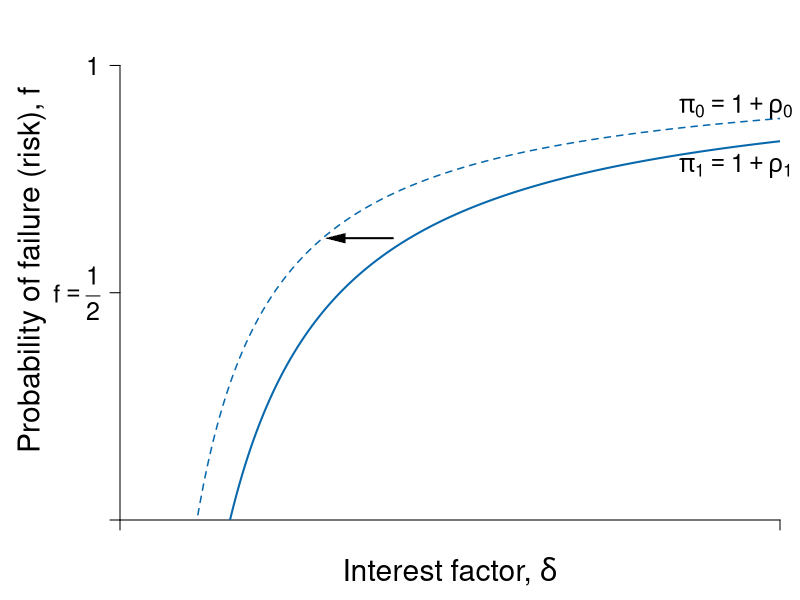

The R script that drew this image:
#' Graph Designer: Scott Cohn
#' Authors: Bowles and Halliday
#' Title: Coordination, Conflict and Competition: A Text in Microeconomics

library(shape)
pdf(file = "credit/credit_investment_macro_a.pdf", width = 8, height = 6)

#Set parameters for graphics
pointsize <- 1.8
axislabelsize <- 1.8
labelsize <- 1.5
namesize <- 1.8
annotatesize <- 1.5
graphlinewidth <- 2
segmentlinewidth <- 1.5

COL <- c("#7fc97f", "#beaed4", "#fdc086", "#ffff99", "#386cb0", "#f0027f", "#bf5b17", "#666666")
COLA <- c("#e0f3db", "#99d8c9","#66c2a4","#41ae76", "#238b45", "#005824")
COLB <- c("#c6dbef", "#4eb3d3", "#2b8cbe", "#0868ac","#084081")
COLC <- c("#fcfbfd", "#efedf5", "#dadaeb", "#bcbddc", "#9e9ac8", "#807dba", "#6a51a3", "#54278f", "#3f007d")
grays <- gray.colors(25, start = 1, end = 0)

#Edited the margins to cater for the larger LHS labels
par(mar =  c(4, 6, 1, 1))

brfFn <- function(delta, q = 1, k = 1) {
  .5 + (delta / (2 * q)) * (1 - k)
}

PCFn <- function(delta, q = 1) {
  delta/q
}

isoreturnFn <- function(delta, pi = 0.125) {
  1 - (pi)/delta
}

yFn <- function(d1, f1, q = 1){
  q*f1*(1 - f1) - d1*(1 - f1)
}

ylow <- function(delta, q = 1, ybar = 0.0625){
  (-sqrt(delta^2 - 2*delta*q + q^2 - 4*q*ybar) + delta + q)/(2*q)
}

yhigh <- function(delta, q = 1, ybar = 0.0625){
  (sqrt(delta^2 - 2*delta*q + q^2 - 4*q*ybar) + delta + q)/(2*q)
}

xlims <- c(0, 1.5)
ylims <- c(0, 1.1)

npts <- 501 
d1 <- seq(xlims[1], xlims[2], length.out = npts)
f1 <- seq(ylims[1], ylims[2], length.out = npts) 
a <- c(0.0625)

plot(0, 0, xlim = xlims, ylim = ylims, type = "n",
     xlab = expression(paste("")),
     ylab = expression(paste("")), 
     xaxt = "n", 
     yaxt = "n", 
     cex.lab = axislabelsize, 
     bty = "n",
     xaxs = "i", 
     yaxs = "i"
)


ticksy <- c(ylims[1], 0.5, ylims[2] - 0.1)
ylabels <- c(NA, expression(paste(f == frac(1,2))), 1)
ticksx <- c(xlims[1],NA, NA, xlims[2])
xlabels <- c(NA, NA, NA, NA)

axis(1, at = ticksx, pos = 0, labels = xlabels, cex.axis = labelsize)
axis(2, at = ticksy, pos = 0, labels = ylabels, las = 1, cex.axis = labelsize)

npts <- 503 
xx1 <- seq(xlims[1], xlims[2], length.out = npts)

#Draw the graphs
# lines(xx1, brfFn(xx1, k = 0.28), col = COLA[4], lwd = graphlinewidth)
# lines(xx1, brfFn(xx1, k = 0.5), col = COLA[4], lwd = graphlinewidth)
# lines(xx1, brfFn(xx1, k = 0.75), col = COLA[4], lwd = graphlinewidth)
lines(xx1, isoreturnFn(xx1, pi = 0.175), col = COLB[4], lwd = segmentlinewidth, lty = 2)
lines(xx1, isoreturnFn(xx1, pi = 0.25), col = COLB[4], lwd = graphlinewidth)
#lines(xx1, isoreturnFn(xx1, pi = 0.5), col = COLB[4], lwd = graphlinewidth)


#Axis labels
mtext(expression(paste("Interest factor, ", delta)), side = 1, line = 2.5, cex = axislabelsize)
text(-0.2, 0.5*(ylims[2]), expression(paste("Probability of failure (risk), ", f)), xpd = TRUE, cex = axislabelsize, srt = 90) 

#segments(0.39, -1, 0.39, brfFn(0.39, k = 0.75), lty = 2, col = grays[20] , lwd = segmentlinewidth)
#points(0.39, brfFn(0.39, k = 0.75), pch = 16, col = "black", cex = 1.5)
#text(0.39 + 0.025, brfFn(0.39, k = 0.75) - 0.03, expression(paste(b)), cex = labelsize)

#segments(1, -1, 1, brfFn(delta = 1, k = 0.5), lty = 2, col = grays[20] , lwd = segmentlinewidth)
#points(1, brfFn(1, k = 0.5), pch = 16, col = "black", cex = 1.5)
# text(1, brfFn(1, k = 0.5) + 0.04, expression(paste(n)), cex = labelsize)

#segments(.59, -1, 0.59, brfFn(delta = 0.59, k = 0.75), lty = 2, col = grays[20] , lwd = segmentlinewidth)
#points(0.59, brfFn(0.59, k = 0.75), pch = 16, col = "black", cex = 1.5)
#text(0.59 + 0.025, brfFn(0.59, k = 0.75) - 0.03, expression(paste(a)), cex = labelsize)

#segments(.7, -1, 0.7, brfFn(delta = 0.7, k = 0.28), lty = 2, col = grays[20] , lwd = segmentlinewidth)
#points(0.7, brfFn(0.7, k = 0.28), pch = 16, col = "black", cex = 1.5)

# ZPC
text(1.4, 0.91, expression(paste(pi[0] == 1 + rho[0])), cex = labelsize, xpd = TRUE)
text(1.4, 0.78, expression(paste(pi[1] == 1 + rho[1])), cex = labelsize, xpd = TRUE)

# text(1.1, 1.08, expression(paste("BRF of previously excluded")), cex = labelsize, xpd = TRUE)
# text(1.1, 1.02, expression(paste("now marginal borrower")), cex = labelsize, xpd = TRUE)
# Arrows(1.1, 0.98, 1.1, 0.92, col = "black", lty = 1, lwd = 2, arr.type = "triangle", arr.lwd = 0.5)
# 
# text(1.1, 0.5, expression(paste("BRF of")), cex = labelsize)
# text(1.1, 0.44, expression(paste("wealthy borrower")), cex = labelsize)
# Arrows(1.1, 0.53, 1.1, 0.6, col = "black", lty = 1, lwd = 2, arr.type = "triangle", arr.lwd = 0.5)
# 
# 
# text(0.6, 0.91, expression(paste("BRF of previously")), cex = labelsize)
# text(0.6, 0.85, expression(paste("marginal borrower")), cex = labelsize)
# Arrows(0.6, 0.82, 0.6, 0.68, col = "black", lty = 1, lwd = 2, arr.type = "triangle", arr.lwd = 0.5)

#text(0.49, 0.15, expression(paste("Policy")), cex = labelsize)
#text(0.49, 0.09, expression(paste("Change")), cex = labelsize)
Arrows(0.62, 0.62, 0.49, 0.62, col = "black", lty = 1, lwd = 2, arr.type = "triangle", arr.lwd = 0.5)


dev.off()
